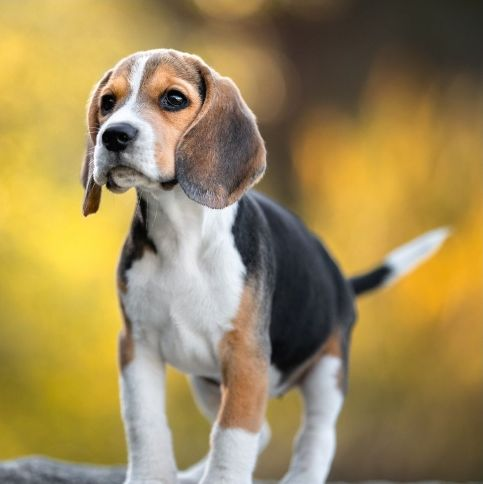
#> input picture Histogram of Oriented Gradients/2.jpg, 483 x 484 px
$ jupyter execute 'HoG using Libraries.ipynb'
#> lines starting #> are read from the running program, lines starting #| are printed output that depends on the picture
# Histogram of Gradients : HOG

## Using library functions

### Importing the libraries

[cell 1]
import numpy as np
import matplotlib.pyplot as plt
from skimage.feature import hog
from skimage import io, color

### Loading the Image

[cell 2]
image_path = '2.jpg'

[cell 3]
image = io.imread(image_path)
#> image is the input picture: shape (484, 483, 3); mean R, G, B 157, 136.3, 86.9

### Converting it into gray scale

[cell 4]
gray_image = color.rgb2gray(image)
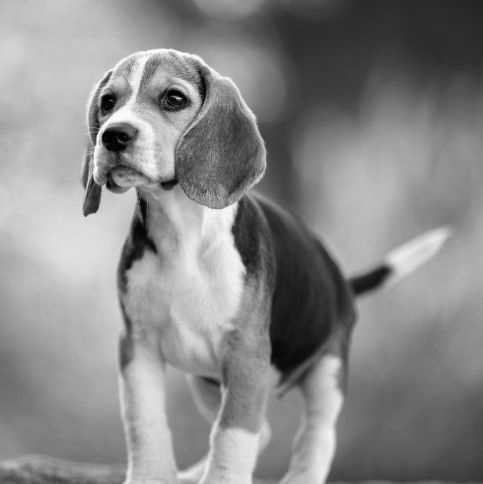
#> gray_image: shape (484, 483) float64; min 0, max 1, mean 0.538

### From using the hog function from skimage library to extract the features and image

[cell 5]
hog_features, hog_image = hog(gray_image, pixels_per_cell=(8, 8), cells_per_block=(2, 2), visualize=True)
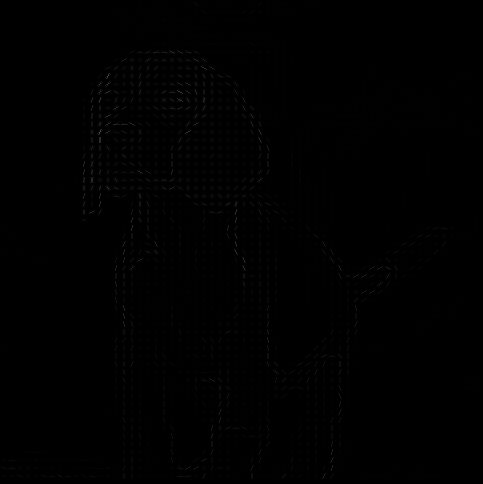
#> hog_image: shape (484, 483) float64; min 0, max 0.321, mean 0.0028

$ run again, with Histogram of Oriented Gradients/3.jpg copied over Histogram of Oriented Gradients/2.jpg
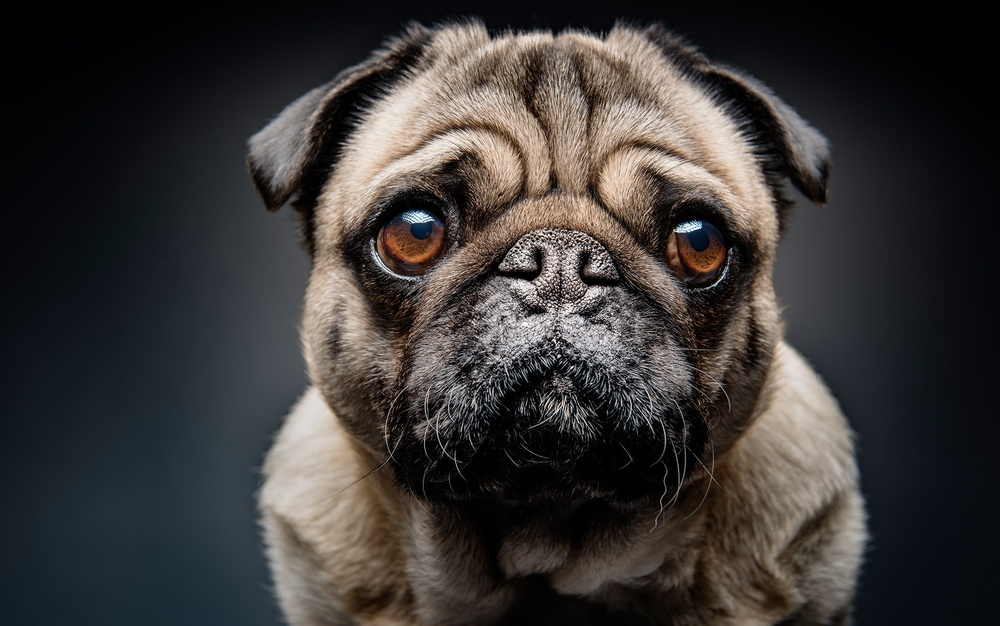
#> input picture Histogram of Oriented Gradients/3.jpg, 1000 x 626 px, shrunk from 2000 x 1252 before the run
#> image is the input picture: shape (626, 1000, 3); mean R, G, B 59.2, 55.9, 54.7
#> `gray_image = color.rgb2gray(image)`:
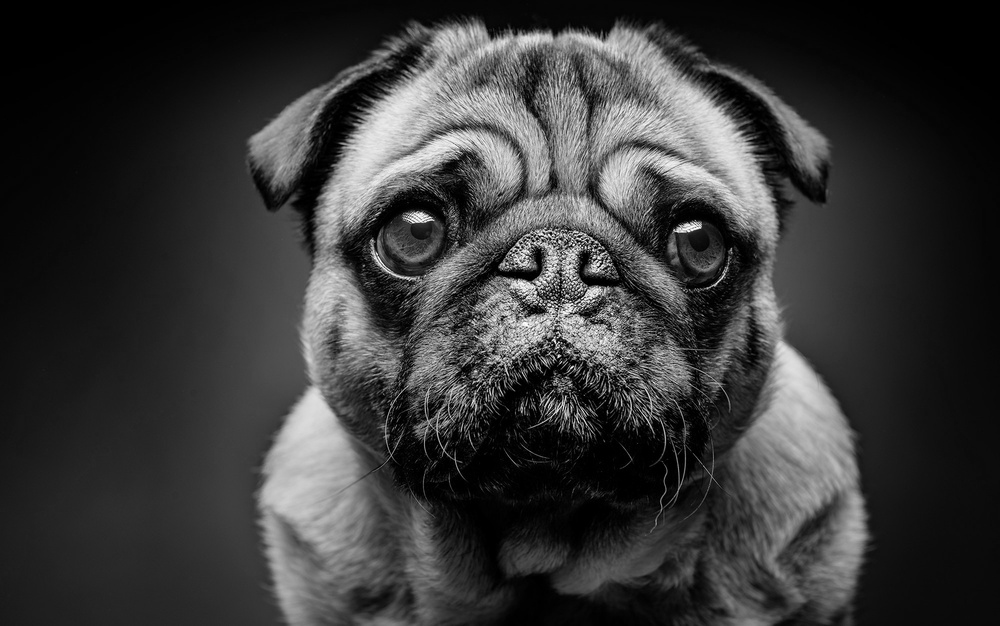
#> gray_image: shape (626, 1000) float64; min 0, max 0.999, mean 0.222
#> `hog_features, hog_image = hog(gray_image, pixels_per_cell=(8, 8), cell..`:
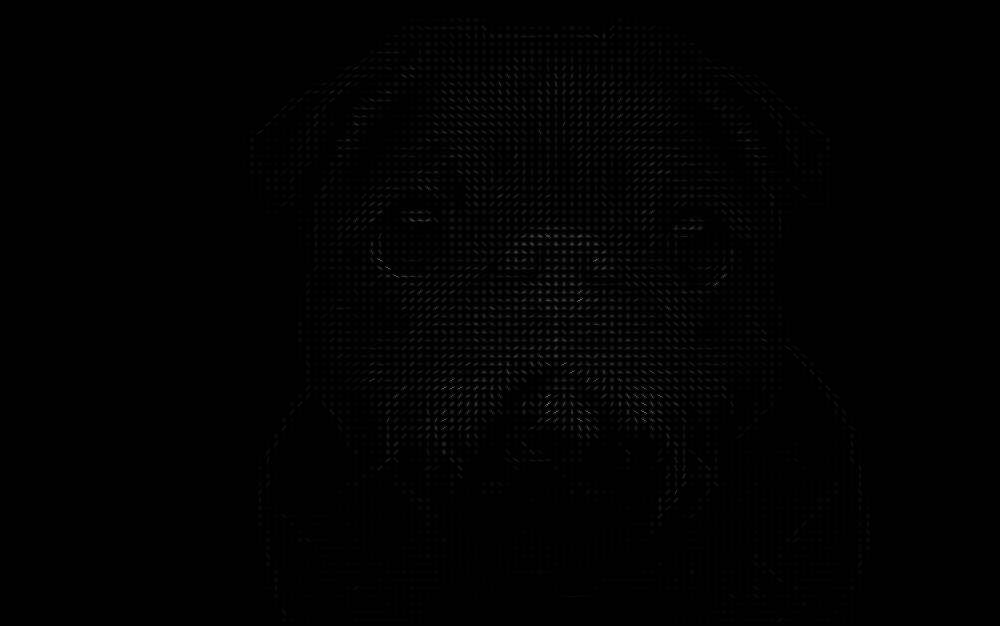
#> hog_image: shape (626, 1000) float64; min 0, max 0.558, mean 0.00596
